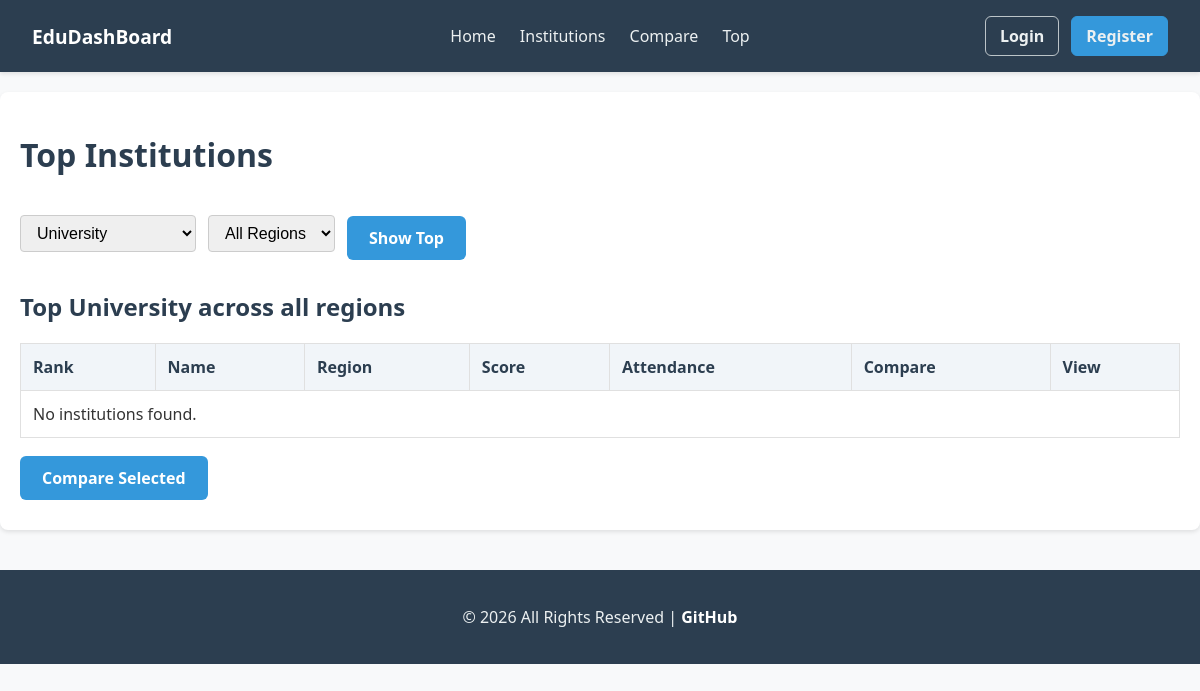
/top/, run on an earlier commit of the app's database.
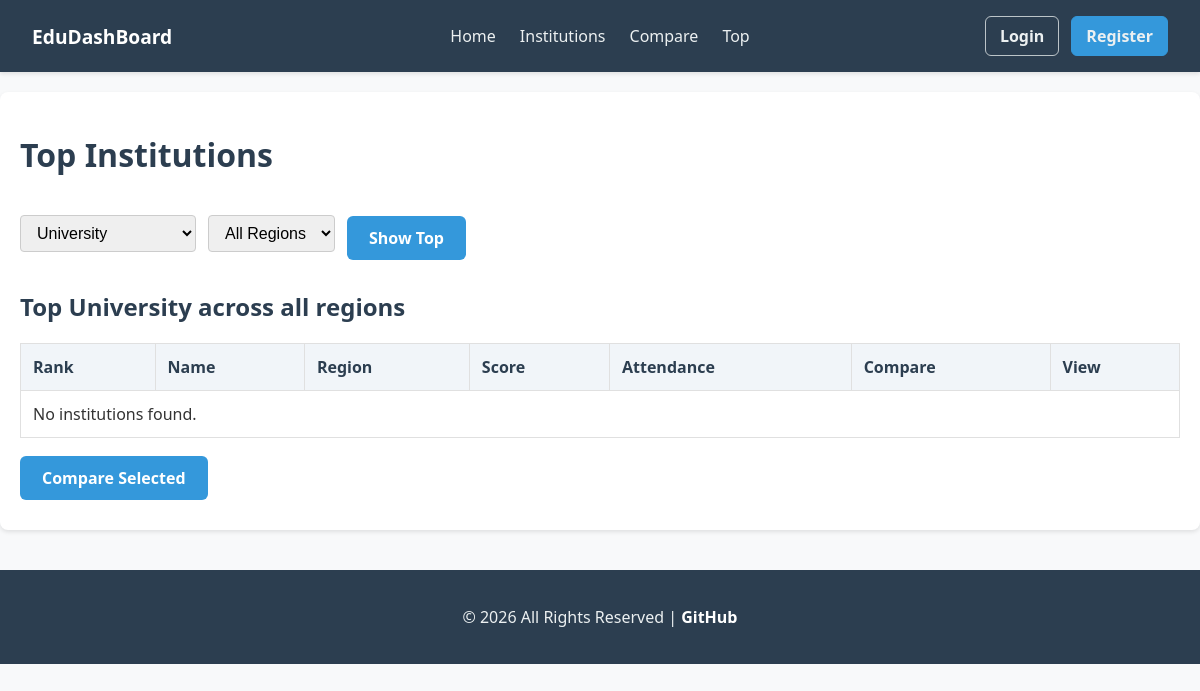
And on a later commit of the database.
### institutions/models.py (models this page shows, shortened)
class Institution(models.Model):
    CATEGORY_CHOICES = [
        ("Primary School", "Primary School"),
        ("Secondary School", "Secondary School"),
        ("College", "College"),
        ("University", "University"),
    ]
    name = models.CharField(max_length=200)
    category = models.CharField(
        max_length=50,
        choices=CATEGORY_CHOICES
    )
    region = models.ForeignKey(
        Region,
        on_delete=models.CASCADE
    )
    city = models.CharField(
        max_length=100,
        blank=True
    )
    postcode = models.CharField(
        max_length=20,
        blank=True
    )
    founded_year = models.IntegerField(
        null=True,
        blank=True
    )
    class Meta:
        ordering = ["name"]

### institutions/views.py (the view)
# urls.py: path("top/", views.top_institutions, name="top_institutions"),
def top_institutions(request):
    institution_category = request.GET.get(
        "category",
        "University"
    )
    region_name = request.GET.get("region")
    institutions = Institution.objects.filter(
        category=institution_category
    )
    if region_name:
        institutions = institutions.filter(
            region__name__iexact=region_name
        )
    institutions = institutions_with_latest_performance(
        institutions
    ).order_by("-latest_score")[:10]
    return render(request, "institutions/top_institutions.html", {
        "institutions": institutions,
        "regions": Region.objects.all().order_by("name"),
        "selected_category": institution_category,
        "selected_region": region_name,
        "category_choices": Institution.CATEGORY_CHOICES,
    })

### institutions/views.py (called while the page is built)
def institutions_with_latest_performance(queryset):
    latest_record = PerformanceRecord.objects.filter(
        institution=OuterRef("pk")
    ).order_by("-year")
    return queryset.annotate(
        latest_score=Subquery(
            latest_record.values("overall_score")[:1],
            output_field=FloatField()
        ),
        latest_attendance=Subquery(
            latest_record.values("attendance_rate_pct")[:1],
            output_field=FloatField()
        ),
    )

### institutions/templates/institutions/top_institutions.html (shortened to what this page needs)
{% extends 'institutions/base.html' %}
{% block content %}
    <h1>Top Institutions</h1>
    <form method="GET" class="filter-form">
        <select name="category">
            {% for value, label in category_choices %}
                <option value="{{ value }}" {% if selected_category == value %}selected{% endif %}>
                    {{ label }}
                </option>
            {% endfor %}
        </select>
        <select name="region">
            <option value="">All Regions</option>
        </select>
        <button type="submit" class="default-btn">
            Show Top
        </button>
    </form>
    <h2>
        Top {{ selected_category|default:"Institutions" }}
        {% if selected_region %}
            in {{ selected_region }}
        {% else %}
            across all regions
        {% endif %}
    </h2>
    <form action="{% url 'compare_institutions' %}" method="GET">
        <table>
            <thead>
                <tr>
                    <th>Rank</th>
                    <th>Name</th>
                    <th>Region</th>
                    <th>Score</th>
                    <th>Attendance</th>
                    <th>Compare</th>
                    <th>View</th>
                </tr>
            </thead>
            <tbody>
                {% for institution in institutions %}
                    <tr>
                        <td>{{ forloop.counter }}</td>
                        <td>{{ institution.name }}</td>
                        <td>{{ institution.region.name }}</td>
                        <td>{{ institution.latest_score|default:"N/A" }}</td>
                        <td>{{ institution.latest_attendance|default:"N/A" }}%</td>
                        <td>
                            <input
                                type="checkbox"
                                name="institution_ids"
                                value="{{ institution.id }}"
                            >
                        </td>
                        <td>
                            <a
                                href="{% url 'institution_detail' institution.id %}"
                                class="table-link"
                            >
                                View
                            </a>
                        </td>
                    </tr>
                {% empty %}
                    <tr>
                        <td colspan="7">
                            No institutions found.
                        </td>
                    </tr>
                {% endfor %}
            </tbody>
        </table>
        <button type="submit" class="compare-btn">
            Compare Selected
        </button>
    </form>
{% endblock %}

What changed in the data, as far as the page shows it:
added Institution: type "University"
Also different on the page:
{{ selected_category|default:"Institutions" }}: "University" → (not shown)
